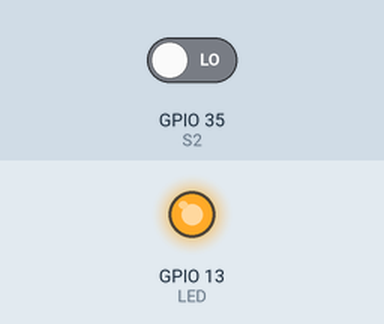
The sketch below on a simulated ESP32. On the bench: output pins drawn as LEDs (lit = HIGH). Dashed ring = blinking. Inputs (shaded band) come from the test bench; at power-on: GPIO 35 (S2) LOW.

Above: at 1.8 s.
1.9 s: GPIO 35 (S2) driven HIGH
At 2.9 s:
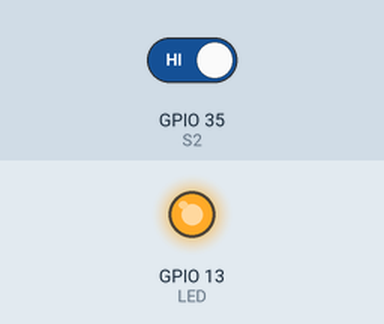
3.4 s: GPIO 35 (S2) driven LOW
At 3.8 s:
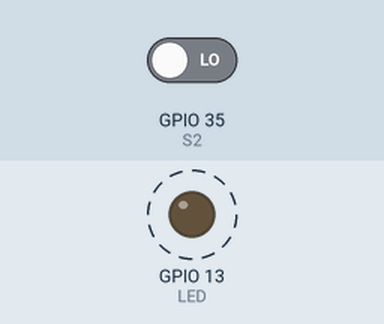
Timing chart, 0 to 12.4 s (numbered marks = the images above; inputs shaded):
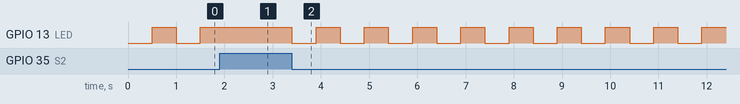

Measured:
- after the input at 1.9 s, GPIO 13 (LED): stays HIGH (without the input it goes to LOW after 0.10 s)
- after the input at 3.4 s, GPIO 13 (LED): alternates HIGH for 0.50 s and LOW for 0.50 s, starting at once

The sketch:

Button.ino
```cpp
#define S2 35
#define LED 13

boolean ledState = false;

void setup() {
  // put your setup code here, to run once:
  pinMode(S2,INPUT);
  pinMode(LED,OUTPUT);
}

void loop() {
  // put your main code here, to run repeatedly:
  while(digitalRead(S2)==HIGH);

  if(ledState){
    digitalWrite(LED,HIGH);
  }
  else{
    digitalWrite(LED,LOW);
  }
  ledState = !ledState;
  delay(500);
}
```
